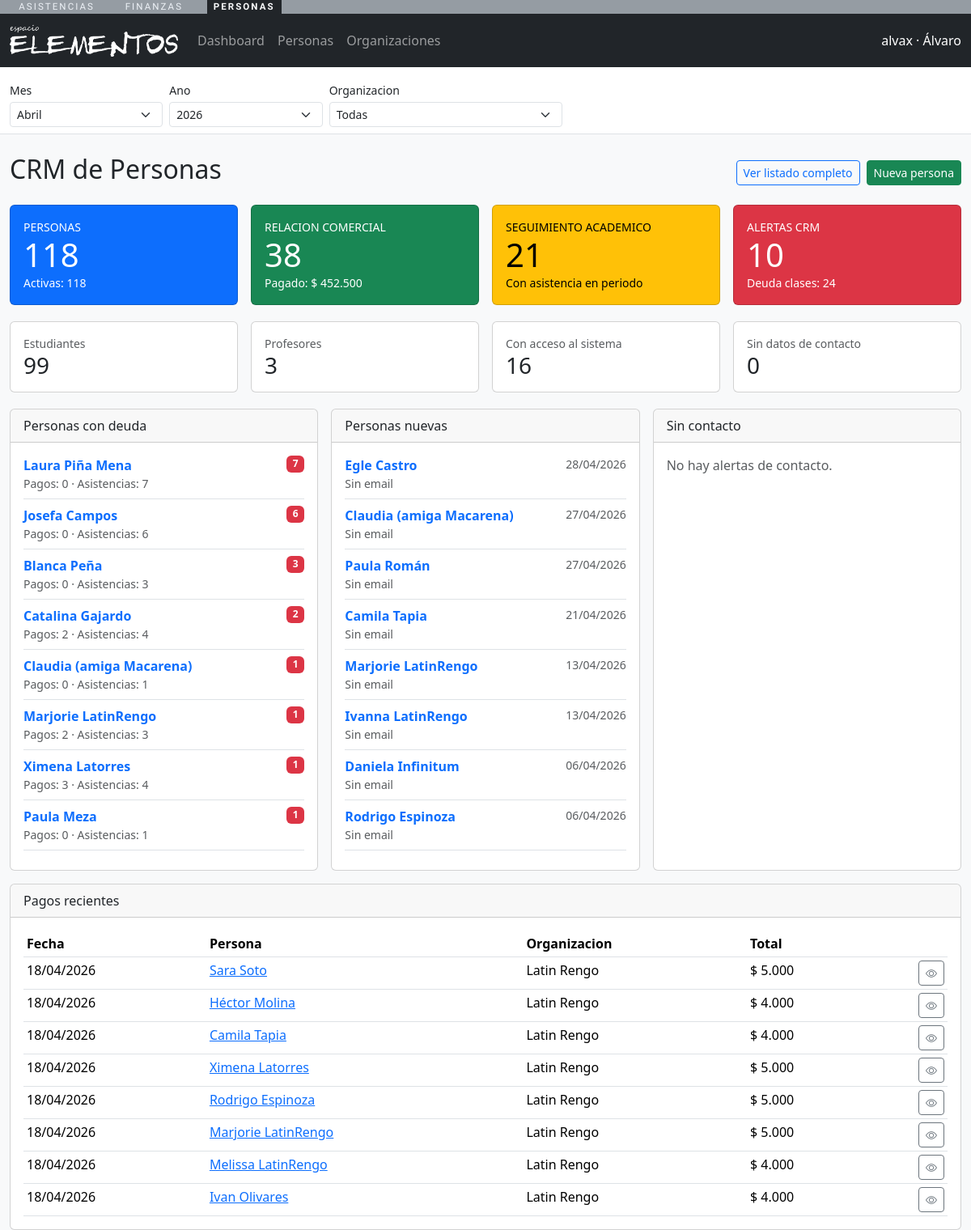
The app's page /personas/ (signed in) with its own data.
### personas/models.py (models this page shows, shortened)
class Persona(models.Model):
    nombres = models.CharField(max_length=150)
    apellidos = models.CharField(max_length=150)
    email = models.EmailField(unique=True, null=True, blank=True)
    telefono = models.CharField(max_length=50, blank=True)
    rut = models.CharField(
        max_length=20,
        blank=True,
        default="",
        validators=[validar_rut_chileno],
    )
    fecha_nacimiento = models.DateField(null=True, blank=True)
    activo = models.BooleanField(default=True)
    user = models.OneToOneField(
        settings.AUTH_USER_MODEL,
        on_delete=models.CASCADE,
        null=True,
        blank=True,
        related_name="persona",
    )
    creado_en = models.DateTimeField(auto_now_add=True)
    actualizado_en = models.DateTimeField(auto_now=True)
    class Meta:
        verbose_name = "Persona"
        verbose_name_plural = "Personas"
        ordering = ["apellidos", "nombres"]
        db_table = "cuentas_persona"
    def __str__(self) -> str:
        return f"{self.nombres} {self.apellidos}".strip()

class Organizacion(models.Model):
    nombre = models.CharField(max_length=255)
    razon_social = models.CharField(max_length=255, blank=True)
    rut = models.CharField(max_length=20, unique=True)
    es_exenta_iva = models.BooleanField(
        default=False,
        help_text="Marcar si la organizacion aplica exencion de IVA (Ley 21.622).",
    )
    email_contacto = models.EmailField(blank=True)
    telefono_contacto = models.CharField(max_length=50, blank=True)
    sitio_web = models.URLField(blank=True)
    direccion = models.CharField(max_length=255, blank=True)
    creada_en = models.DateTimeField(auto_now_add=True)
    actualizada_en = models.DateTimeField(auto_now=True)
    class Meta:
        verbose_name = "Organizacion"
        verbose_name_plural = "Organizaciones"
        ordering = ["nombre"]
        db_table = "organizaciones_organizacion"

### finanzas/models.py (models this page shows, shortened)
class TimeStampedModel(models.Model):
    creado_en = models.DateTimeField(auto_now_add=True)
    actualizado_en = models.DateTimeField(auto_now=True)
    class Meta:
        abstract = True

class Payment(TimeStampedModel):
    class Metodo(models.TextChoices):
        EFECTIVO = "efectivo", "Efectivo"
        TRANSFERENCIA = "transferencia", "Transferencia"
        TARJETA = "tarjeta", "Tarjeta"
        OTRO = "otro", "Otro"
    persona = models.ForeignKey(
        "personas.Persona",
        on_delete=models.PROTECT,
        related_name="pagos_financieros",
        limit_choices_to={"roles__rol__codigo__iexact": "ESTUDIANTE", "roles__activo": True},
    )
    organizacion = models.ForeignKey(
        "personas.Organizacion",
        on_delete=models.CASCADE,
        related_name="pagos_financieros",
    )
    plan = models.ForeignKey(
        PaymentPlan,
        on_delete=models.SET_NULL,
        related_name="pagos",
        null=True,
        blank=True,
    )
    documento_tributario = models.ForeignKey(
        DocumentoTributario,
        on_delete=models.SET_NULL,
        related_name="pagos_asociados",
        null=True,
        blank=True,
    )
    fecha_pago = models.DateField(default=timezone.localdate)
    metodo_pago = models.CharField(max_length=20, choices=Metodo.choices, default=Metodo.TRANSFERENCIA)
    numero_comprobante = models.CharField(max_length=100, blank=True, default="")
    aplica_iva = models.BooleanField(default=True)
    monto_incluye_iva = models.BooleanField(default=False)
    monto_referencia = models.DecimalField(max_digits=12, decimal_places=2, default=0)
    monto_neto = models.DecimalField(max_digits=12, decimal_places=2, default=0)
    monto_iva = models.DecimalField(max_digits=12, decimal_places=2, default=0)
    monto_total = models.DecimalField(max_digits=12, decimal_places=2, default=0)
    clases_asignadas = models.PositiveIntegerField(default=0)
    observaciones = models.TextField(blank=True)
    class Meta:
        verbose_name = "Pago"
        verbose_name_plural = "Pagos"
        ordering = ["-fecha_pago", "-id"]
        db_table = "finanzas_payment"
        indexes = [
            models.Index(fields=["fecha_pago", "organizacion"]),
            models.Index(fields=["persona", "fecha_pago"]),
        ]

### personas/views.py (the view)
# urls.py: path("", views.dashboard, name="dashboard"),
@role_required(ROLE_ADMIN)
def dashboard(request):
    context = _base_context(request)
    periodo = resolver_periodo(request)
    organizacion = _organizacion_desde_request(request)
    personas_qs = _annotate_personas_resumen(
        _personas_queryset(organizacion),
        mes=periodo["mes"],
        anio=periodo["anio"],
        organizacion=organizacion,
    )
    pagos_qs = aplicar_periodo(Payment.objects.all(), "fecha_pago", request=request)
    consumos_qs = aplicar_periodo(AttendanceConsumption.objects.all(), "clase_fecha", request=request)
    asistencias_qs = aplicar_periodo(Asistencia.objects.all(), "sesion__fecha", request=request)
    if organizacion:
        pagos_qs = pagos_qs.filter(organizacion=organizacion)
        consumos_qs = consumos_qs.filter(asistencia__sesion__disciplina__organizacion=organizacion)
        asistencias_qs = asistencias_qs.filter(sesion__disciplina__organizacion=organizacion)
    context.update(
        {
            "total_personas": personas_qs.count(),
            "personas_activas": personas_qs.filter(activo=True).count(),
            "personas_con_usuario": personas_qs.filter(user__isnull=False).count(),
            "estudiantes_total": personas_qs.filter(roles__activo=True, roles__rol__codigo="ESTUDIANTE").distinct().count(),
            "profesores_total": personas_qs.filter(roles__activo=True, roles__rol__codigo="PROFESOR").distinct().count(),
            "personas_con_deuda_total": personas_qs.filter(deuda_periodo__gt=0).count(),
            "personas_con_asistencia": asistencias_qs.values("persona_id").distinct().count(),
            "pagos_registrados": pagos_qs.count(),
            "monto_pagado_total": pagos_qs.aggregate(total=Sum("monto_total")).get("total") or 0,
            "deuda_total_clases": consumos_qs.filter(estado=AttendanceConsumption.Estado.DEUDA).count(),
            "personas_con_deuda": personas_qs.filter(deuda_periodo__gt=0).order_by("-deuda_periodo", "apellidos", "nombres")[:8],
            "personas_sin_contacto": personas_qs.filter(
                Q(email__isnull=True) | Q(email=""),
                Q(telefono=""),
            ).order_by("apellidos", "nombres")[:8],
            "personas_nuevas": personas_qs.order_by("-creado_en")[:8],
            "pagos_recientes": pagos_qs.select_related("persona", "organizacion").order_by("-fecha_pago", "-id")[:8],
        }
    )
    return render(request, "personas/dashboard.html", context)

### personas/templates/personas/dashboard.html (shortened to what this page needs)
{% extends "personas/base_personas.html" %}
{% load finanzas_format %}
{% block content %}
<div class="mt-4">
  <div class="d-flex justify-content-between align-items-center mb-3">
    <h2>CRM de Personas</h2>
    <div class="d-flex gap-2">
      <a class="btn btn-sm btn-outline-primary" href="{% url 'personas:personas_list' %}?{{ request.GET.urlencode }}">
        Ver listado completo
      </a>
      <a class="btn btn-sm btn-success" href="{% url 'personas:persona_create' %}?{{ request.GET.urlencode }}">
        Nueva persona
      </a>
    </div>
  </div>
  <div class="row g-3">
    <div class="col-md-3">
      <div class="card text-bg-primary">
        <div class="card-body">
          <div class="small text-uppercase">Personas</div>
          <div class="display-6">{{ total_personas }}</div>
          <div class="small">Activas: {{ personas_activas }}</div>
        </div>
      </div>
    </div>
    <div class="col-md-3">
      <div class="card text-bg-success">
        <div class="card-body">
          <div class="small text-uppercase">Relacion comercial</div>
          <div class="display-6">{{ pagos_registrados }}</div>
          <div class="small">Pagado: {{ monto_pagado_total|clp }}</div>
        </div>
      </div>
    </div>
    <div class="col-md-3">
      <div class="card text-bg-warning">
        <div class="card-body">
          <div class="small text-uppercase">Seguimiento academico</div>
          <div class="display-6">{{ personas_con_asistencia }}</div>
          <div class="small">Con asistencia en periodo</div>
        </div>
      </div>
    </div>
    <div class="col-md-3">
      <div class="card text-bg-danger">
        <div class="card-body">
          <div class="small text-uppercase">Alertas CRM</div>
          <div class="display-6">{{ personas_con_deuda_total }}</div>
          <div class="small">Deuda clases: {{ deuda_total_clases }}</div>
        </div>
      </div>
    </div>
  </div>
  <div class="row g-3 mt-1">
    <div class="col-md-3">
      <div class="card">
        <div class="card-body">
          <div class="small text-muted">Estudiantes</div>
          <div class="h3 mb-0">{{ estudiantes_total }}</div>
        </div>
      </div>
    </div>
    <div class="col-md-3">
      <div class="card">
        <div class="card-body">
          <div class="small text-muted">Profesores</div>
          <div class="h3 mb-0">{{ profesores_total }}</div>
        </div>
      </div>
    </div>
    <div class="col-md-3">
      <div class="card">
        <div class="card-body">
          <div class="small text-muted">Con acceso al sistema</div>
          <div class="h3 mb-0">{{ personas_con_usuario }}</div>
        </div>
      </div>
    </div>
    <div class="col-md-3">
      <div class="card">
        <div class="card-body">
          <div class="small text-muted">Sin datos de contacto</div>
          <div class="h3 mb-0">{{ personas_sin_contacto|length }}</div>
        </div>
      </div>
    </div>
  </div>
  <div class="row g-3 mt-1">
    <div class="col-lg-4">
      <div class="card h-100">
        <div class="card-header">Personas con deuda</div>
        <div class="card-body">
          {% for item in personas_con_deuda %}
          <div class="d-flex justify-content-between align-items-start border-bottom pb-2 mb-2">
            <div>
              <a class="fw-semibold text-decoration-none" href="{% url 'personas:persona_detail' item.pk %}?{{ request.GET.urlencode }}">{{ item }}</a>
              <div class="small text-muted">Pagos: {{ item.pagos_periodo }} · Asistencias: {{ item.asistencias_periodo }}</div>
            </div>
            <span class="badge text-bg-danger">{{ item.deuda_periodo }}</span>
          </div>
          {% empty %}
          <div class="text-muted">Sin deuda en el periodo.</div>
          {% endfor %}
        </div>
      </div>
    </div>
    <div class="col-lg-4">
      <div class="card h-100">
        <div class="card-header">Personas nuevas</div>
        <div class="card-body">
          {% for item in personas_nuevas %}
          <div class="d-flex justify-content-between align-items-start border-bottom pb-2 mb-2">
            <div>
              <a class="fw-semibold text-decoration-none" href="{% url 'personas:persona_detail' item.pk %}?{{ request.GET.urlencode }}">{{ item }}</a>
              <div class="small text-muted">{{ item.email|default:"Sin email" }}</div>
            </div>
            <span class="small text-muted">{{ item.creado_en|date:"d/m/Y" }}</span>
          </div>
          {% empty %}
          <div class="text-muted">Sin registros.</div>
          {% endfor %}
        </div>
      </div>
    </div>
    <div class="col-lg-4">
      <div class="card h-100">
        <div class="card-header">Sin contacto</div>
        <div class="card-body">
          {% for item in personas_sin_contacto %}
          <div class="d-flex justify-content-between align-items-start border-bottom pb-2 mb-2">
            <div>
              <a class="fw-semibold text-decoration-none" href="{% url 'personas:persona_detail' item.pk %}?{{ request.GET.urlencode }}">{{ item }}</a>
              <div class="small text-muted">Telefono y email incompletos</div>
            </div>
            <span class="badge text-bg-secondary">{% if item.user_id %}con usuario{% else %}sin usuario{% endif %}</span>
          </div>
          {% empty %}
          <div class="text-muted">No hay alertas de contacto.</div>
          {% endfor %}
        </div>
      </div>
    </div>
  </div>
  <div class="card mt-3">
    <div class="card-header">Pagos recientes</div>
    <div class="card-body table-responsive">
      <table class="table table-sm mb-0">
        <thead>
          <tr>
            <th>Fecha</th>
            <th>Persona</th>
            <th>Organizacion</th>
            <th>Total</th>
            <th></th>
          </tr>
        </thead>
        <tbody>
          {% for pago in pagos_recientes %}
          <tr>
            <td>{{ pago.fecha_pago|date:"d/m/Y" }}</td>
            <td><a href="{% url 'personas:persona_detail' pago.persona.pk %}?{{ request.GET.urlencode }}">{{ pago.persona }}</a></td>
            <td>{{ pago.organizacion.nombre }}</td>
            <td>{{ pago.monto_total|clp }}</td>
            <td class="text-end">
              <a class="btn btn-sm btn-outline-secondary" href="{% url 'finanzas:pago_detail' pago.pk %}?{{ request.GET.urlencode }}">
                <i class="bi bi-eye"></i>
              </a>
            </td>
          </tr>
          {% empty %}
          <tr><td colspan="5" class="text-center text-muted">Sin pagos recientes.</td></tr>
          {% endfor %}
        </tbody>
      </table>
    </div>
  </div>
</div>
{% endblock %}

### personas/templates/personas/base_personas.html (shortened to what this page needs)
{% load static %}
<!DOCTYPE html>
<html lang="es">
  <head>
    <link href="https://cdn.jsdelivr.net/npm/bootstrap@5.3.3/dist/css/bootstrap.min.css" rel="stylesheet">
    <link href="https://cdn.jsdelivr.net/npm/bootstrap-icons@1.11.3/font/bootstrap-icons.css" rel="stylesheet">
  </head>
  <body class="bg-light">
    {% include "shared/barra_apps.html" %}
    <nav class="navbar navbar-expand-lg navbar-dark bg-dark">
      <div class="container-fluid">
        <a class="navbar-brand" href="{% url 'personas:dashboard' %}?periodo_mes={{ periodo_mes }}&periodo_anio={{ periodo_anio }}{% if organizacion_id %}&organizacion={{ organizacion_id }}{% endif %}">
          <img src="{% static 'img/logotipo-blanco.png' %}" alt="Personas" style="height: 40px;">
        </a>
        <div class="collapse navbar-collapse" id="personasNav">
          <ul class="navbar-nav me-auto">
            <li class="nav-item"><a class="nav-link" href="{% url 'personas:dashboard' %}?periodo_mes={{ periodo_mes }}&periodo_anio={{ periodo_anio }}">Dashboard</a></li>
            <li class="nav-item"><a class="nav-link" href="{% url 'personas:personas_list' %}?periodo_mes={{ periodo_mes }}&periodo_anio={{ periodo_anio }}">Personas</a></li>
            <li class="nav-item"><a class="nav-link" href="{% url 'personas:organizaciones_list' %}?periodo_mes={{ periodo_mes }}&periodo_anio={{ periodo_anio }}{% if organizacion_id %}&organizacion={{ organizacion_id }}{% endif %}">Organizaciones</a></li>
          </ul>
          <span class="navbar-text text-white">
            {{ request.user.get_username }}{% if persona %} · {{ persona.nombres }}{% endif %}
          </span>
        </div>
      </div>
    </nav>
    <div class="bg-white border-bottom">
      <div class="container-fluid py-2">
        <form method="get" class="row g-2 align-items-end" id="periodo-personas-form">
          <div class="col-6 col-md-2">
            <label class="form-label small mb-1">Mes</label>
            <select name="periodo_mes" class="form-select form-select-sm js-periodo-autosubmit">
              {% for value, label in periodo_meses %}
                <option value="{{ value }}" {% if periodo_mes == value %}selected{% endif %}>{{ label }}</option>
              {% endfor %}
            </select>
          </div>
          <div class="col-6 col-md-2">
            <label class="form-label small mb-1">Ano</label>
            <select name="periodo_anio" class="form-select form-select-sm js-periodo-autosubmit">
              {% for y in periodo_anios %}
                <option value="{{ y.0 }}" {% if periodo_anio == y.0 %}selected{% endif %}>{{ y.1 }}</option>
              {% endfor %}
            </select>
          </div>
          <div class="col-12 col-md-3">
            <label class="form-label small mb-1">Organizacion</label>
            <select name="organizacion" class="form-select form-select-sm js-periodo-autosubmit">
              <option value="">Todas</option>
            </select>
          </div>
        </form>
      </div>
    </div>
    <div class="container-fluid">
      {% block content %}{% endblock %}
    </div>
  </body>
</html>

### records on screen
Persona: nombres "Álvaro"
Persona: nombres+apellidos "Laura Piña Mena", pagos_periodo "0", asistencias_periodo "7", deuda_periodo "7"
Persona: nombres+apellidos "Josefa Campos", pagos_periodo "0", asistencias_periodo "6", deuda_periodo "6"
Persona: nombres+apellidos "Blanca Peña", pagos_periodo "0", asistencias_periodo "3", deuda_periodo "3"
Persona: nombres+apellidos "Catalina Gajardo", pagos_periodo "2", asistencias_periodo "4", deuda_periodo "2"
Persona: nombres+apellidos "Claudia (amiga Macarena)", pagos_periodo "0", asistencias_periodo "1", deuda_periodo "1", email "Sin email", creado_en "27/04/2026"
Persona: nombres+apellidos "Marjorie LatinRengo", pagos_periodo "2", asistencias_periodo "3", deuda_periodo "1", email "Sin email", creado_en "13/04/2026"
Persona: nombres+apellidos "Ximena Latorres", pagos_periodo "3", asistencias_periodo "4", deuda_periodo "1"
Persona: nombres+apellidos "Paula Meza", pagos_periodo "0", asistencias_periodo "1", deuda_periodo "1"
Persona: nombres+apellidos "Egle Castro", email "Sin email", creado_en "28/04/2026"
Persona: nombres+apellidos "Paula Román", email "Sin email", creado_en "27/04/2026"
Persona: nombres+apellidos "Camila Tapia", email "Sin email", creado_en "21/04/2026"
Persona: nombres+apellidos "Ivanna LatinRengo", email "Sin email", creado_en "13/04/2026"
Persona: nombres+apellidos "Daniela Infinitum", email "Sin email", creado_en "06/04/2026"
Persona: nombres+apellidos "Rodrigo Espinoza", email "Sin email", creado_en "06/04/2026"
Payment: fecha_pago "18/04/2026", persona "Sara Soto", organizacion.nombre "Latin Rengo", monto_total|clp "$ 5.000"
Payment: fecha_pago "18/04/2026", persona "Héctor Molina", organizacion.nombre "Latin Rengo", monto_total|clp "$ 4.000"
Payment: fecha_pago "18/04/2026", persona "Camila Tapia", organizacion.nombre "Latin Rengo", monto_total|clp "$ 4.000"
Payment: fecha_pago "18/04/2026", persona "Ximena Latorres", organizacion.nombre "Latin Rengo", monto_total|clp "$ 5.000"
Payment: fecha_pago "18/04/2026", persona "Rodrigo Espinoza", organizacion.nombre "Latin Rengo", monto_total|clp "$ 5.000"
Payment: fecha_pago "18/04/2026", persona "Marjorie LatinRengo", organizacion.nombre "Latin Rengo", monto_total|clp "$ 5.000"
Payment: fecha_pago "18/04/2026", persona "Melissa LatinRengo", organizacion.nombre "Latin Rengo", monto_total|clp "$ 4.000"
Payment: fecha_pago "18/04/2026", persona "Ivan Olivares", organizacion.nombre "Latin Rengo", monto_total|clp "$ 4.000"

### other values on screen
{{ request.user.get_username }} "alvax"
{{ total_personas }} "118"
{{ personas_activas }} "118"
{{ pagos_registrados }} "38"
{{ monto_pagado_total|clp }} "$ 452.500"
{{ personas_con_asistencia }} "21"
{{ personas_con_deuda_total }} "10"
{{ deuda_total_clases }} "24"
{{ estudiantes_total }} "99"
{{ profesores_total }} "3"
{{ personas_con_usuario }} "16"
{{ personas_sin_contacto|length }} "0"
form field periodo_mes "Abril"
form field periodo_anio "2026"
